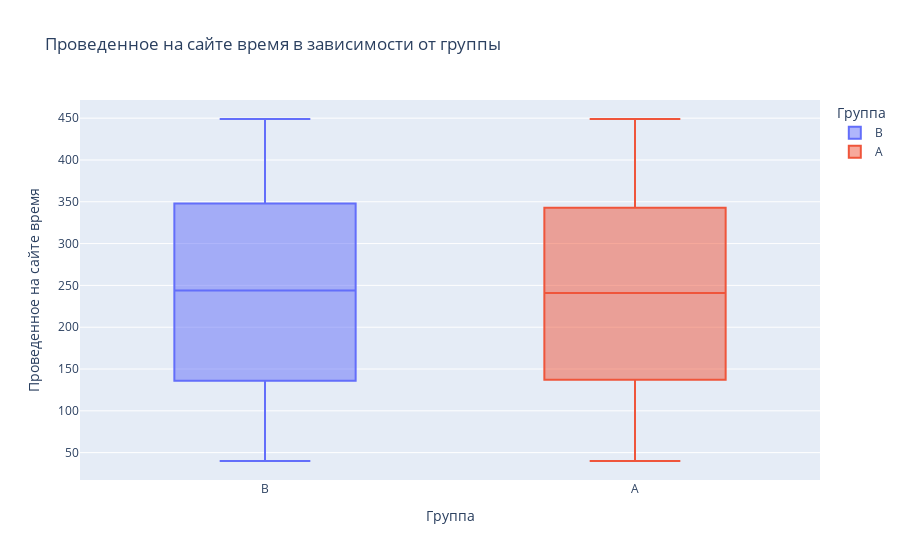

Notebook source saved alongside this figure:
### Markdown cell above
Проверю отличаются ли проведенное на сайте время и количество просмотренных страниц в зависимости от группы.

### Code cell
fig = px.box(ab_data,
             x='Group',
             y='Time Spent',
             color = 'Group',
             title = 'Проведенное на сайте время в зависимости от группы',
             labels={'Group':'Группа', 'Time Spent':'Проведенное на сайте время'},
             height = 500)
fig.show()

### Figure 1 — Plotly figure (JSON) as saved in the notebook; plotly's stock layout.template omitted (floating-point values rounded to 4 significant figures; data arrays with more than 128 entries replaced by an {"elided": "..."} marker saying what was removed)
{"data": [{"alignmentgroup": "True", "hovertemplate": "Группа=%{x}<br>Проведенное на сайте время=%{y}<extra></extra>", "legendgroup": "B", "marker": {"color": "#636efa"}, "name": "B", "notched": false, "offsetgroup": "B", "orientation": "v", "showlegend": true, "type": "box", "x": {"elided": "2481 str values"}, "x0": " ", "xaxis": "x", "y": {"elided": "2481 int values"}, "y0": " ", "yaxis": "y"}, {"alignmentgroup": "True", "hovertemplate": "Группа=%{x}<br>Проведенное на сайте время=%{y}<extra></extra>", "legendgroup": "A", "marker": {"color": "#EF553B"}, "name": "A", "notched": false, "offsetgroup": "A", "orientation": "v", "showlegend": true, "type": "box", "x": {"elided": "2519 str values"}, "x0": " ", "xaxis": "x", "y": {"elided": "2519 int values"}, "y0": " ", "yaxis": "y"}], "layout": {"autosize": true, "boxmode": "overlay", "legend": {"title": {"text": "Группа"}, "tracegroupgap": 0}, "title": {"text": "Проведенное на сайте время в зависимости от группы"}, "xaxis": {"anchor": "y", "autorange": true, "categoryarray": ["B", "A"], "categoryorder": "array", "domain": [0, 1], "range": [-0.5, 1.5], "title": {"text": "Группа"}, "type": "category"}, "yaxis": {"anchor": "x", "autorange": true, "domain": [0, 1], "range": [17.28, 471.7], "title": {"text": "Проведенное на сайте время"}, "type": "linear"}}}
